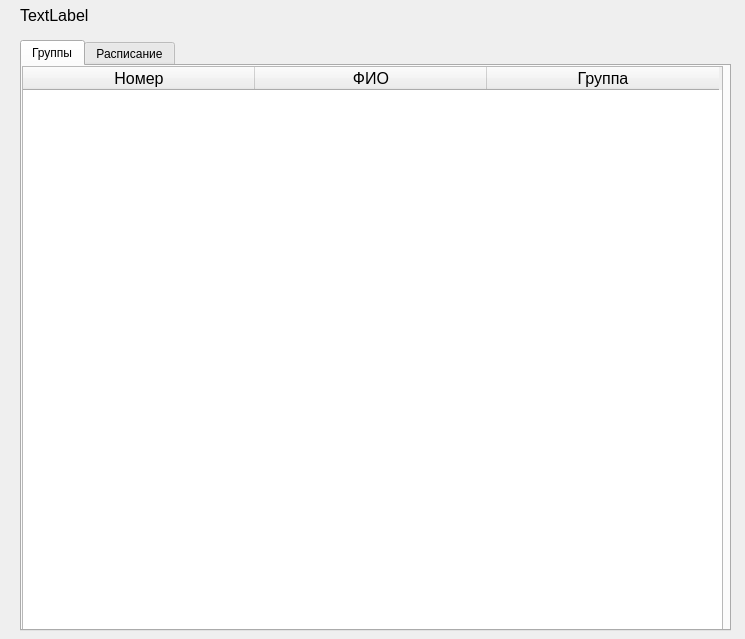
<?xml version="1.0" encoding="UTF-8"?>
<ui version="4.0">
 <class>TeacherWindow</class>
 <widget class="QWidget" name="TeacherWindow">
  <property name="geometry">
   <rect>
    <x>0</x>
    <y>0</y>
    <width>745</width>
    <height>639</height>
   </rect>
  </property>
  <property name="windowTitle">
   <string>Преподаватель</string>
  </property>
  <widget class="QTabWidget" name="tabWidget">
   <property name="geometry">
    <rect>
     <x>20</x>
     <y>40</y>
     <width>711</width>
     <height>591</height>
    </rect>
   </property>
   <property name="currentIndex">
    <number>0</number>
   </property>
   <widget class="QWidget" name="tab">
    <attribute name="title">
     <string>Группы</string>
    </attribute>
    <widget class="QTableWidget" name="tableWidget">
     <property name="geometry">
      <rect>
       <x>0</x>
       <y>0</y>
       <width>701</width>
       <height>591</height>
      </rect>
     </property>
     <property name="sizePolicy">
      <sizepolicy hsizetype="Expanding" vsizetype="Expanding">
       <horstretch>0</horstretch>
       <verstretch>0</verstretch>
      </sizepolicy>
     </property>
     <property name="lineWidth">
      <number>1</number>
     </property>
     <property name="autoScrollMargin">
      <number>16</number>
     </property>
     <attribute name="horizontalHeaderDefaultSectionSize">
      <number>232</number>
     </attribute>
     <attribute name="horizontalHeaderMinimumSectionSize">
      <number>39</number>
     </attribute>
     <column>
      <property name="text">
       <string>Номер</string>
      </property>
      <property name="font">
       <font>
        <pointsize>12</pointsize>
       </font>
      </property>
      <property name="textAlignment">
       <set>AlignCenter</set>
      </property>
      <property name="foreground">
       <brush brushstyle="SolidPattern">
        <color alpha="255">
         <red>0</red>
         <green>0</green>
         <blue>0</blue>
        </color>
       </brush>
      </property>
     </column>
     <column>
      <property name="text">
       <string>ФИО</string>
      </property>
      <property name="font">
       <font>
        <pointsize>12</pointsize>
       </font>
      </property>
      <property name="textAlignment">
       <set>AlignCenter</set>
      </property>
     </column>
     <column>
      <property name="text">
       <string>Группа</string>
      </property>
      <property name="font">
       <font>
        <pointsize>12</pointsize>
       </font>
      </property>
      <property name="textAlignment">
       <set>AlignCenter</set>
      </property>
     </column>
    </widget>
   </widget>
   <widget class="QWidget" name="tab_2">
    <attribute name="title">
     <string>Расписание</string>
    </attribute>
    <widget class="QTableWidget" name="tableWidget_2">
     <property name="geometry">
      <rect>
       <x>0</x>
       <y>0</y>
       <width>701</width>
       <height>591</height>
      </rect>
     </property>
     <property name="sizePolicy">
      <sizepolicy hsizetype="Expanding" vsizetype="Expanding">
       <horstretch>0</horstretch>
       <verstretch>0</verstretch>
      </sizepolicy>
     </property>
     <property name="lineWidth">
      <number>1</number>
     </property>
     <property name="autoScrollMargin">
      <number>16</number>
     </property>
     <attribute name="horizontalHeaderDefaultSectionSize">
      <number>99</number>
     </attribute>
     <attribute name="horizontalHeaderMinimumSectionSize">
      <number>39</number>
     </attribute>
     <column>
      <property name="text">
       <string>Группа</string>
      </property>
      <property name="font">
       <font>
        <pointsize>12</pointsize>
       </font>
      </property>
      <property name="textAlignment">
       <set>AlignCenter</set>
      </property>
      <property name="foreground">
       <brush brushstyle="SolidPattern">
        <color alpha="255">
         <red>0</red>
         <green>0</green>
         <blue>0</blue>
        </color>
       </brush>
      </property>
     </column>
     <column>
      <property name="text">
       <string>Пн</string>
      </property>
      <property name="font">
       <font>
        <pointsize>9</pointsize>
       </font>
      </property>
      <property name="textAlignment">
       <set>AlignCenter</set>
      </property>
     </column>
     <column>
      <property name="text">
       <string>Вт</string>
      </property>
     </column>
     <column>
      <property name="text">
       <string>Ср</string>
      </property>
     </column>
     <column>
      <property name="text">
       <string>Чт</string>
      </property>
     </column>
     <column>
      <property name="text">
       <string>Пт</string>
      </property>
     </column>
     <column>
      <property name="text">
       <string>Вс</string>
      </property>
     </column>
    </widget>
   </widget>
  </widget>
  <widget class="QLabel" name="label">
   <property name="geometry">
    <rect>
     <x>20</x>
     <y>0</y>
     <width>381</width>
     <height>31</height>
    </rect>
   </property>
   <property name="font">
    <font>
     <pointsize>12</pointsize>
    </font>
   </property>
   <property name="text">
    <string>TextLabel</string>
   </property>
  </widget>
 </widget>
 <resources/>
 <connections/>
</ui>
